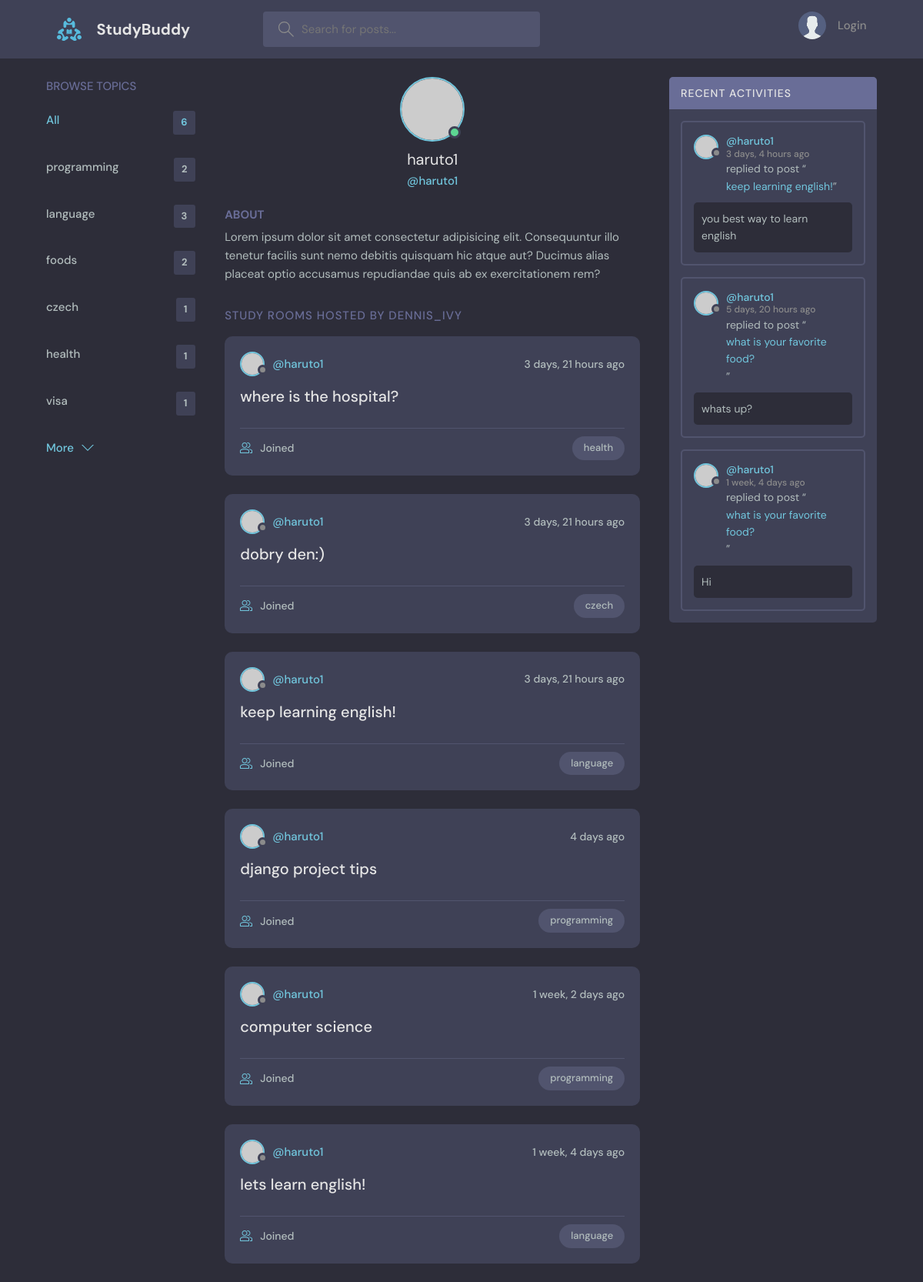
The page /profile/2 on the database its author committed.
### base/models.py (models this page shows, shortened)
class Topic(models.Model):
    name = models.CharField(max_length=100)

class Room(models.Model):
    host = models.ForeignKey(User, on_delete=models.SET_NULL, null=True)
    topic = models.ForeignKey(Topic, on_delete=models.SET_NULL, null=True)
    name = models.CharField(max_length=100)
    description = models.TextField(null=True, blank=True)
    participants = models.ManyToManyField(User, related_name='participants', blank=True)
    updated = models.DateTimeField(auto_now=True)
    created = models.DateTimeField(auto_now_add=True)
    class Meta:
        ordering = ['-updated', '-created'] # descending order
    def __str__(self):
        return self.name

class Message(models.Model):
    user = models.ForeignKey(User, on_delete=models.CASCADE)  # one-to-many relationship
    room = models.ForeignKey(Room, on_delete=models.CASCADE)  # one-to-many relationship
    body = models.TextField()
    updated = models.DateTimeField(auto_now=True)
    created = models.DateTimeField(auto_now_add=True)
    class Meta:
        ordering = ['-updated', '-created'] # descending order

### base/views.py (the view)
# urls.py: path('profile/<str:pk>', views.user_profile, name='user-profile'),
def user_profile(request, pk):
    user = User.objects.get(id=pk)
    rooms = user.room_set.all()
    room_messages = user.message_set.all()
    topics = Topic.objects.all()
    context = {'user': user, 'rooms': rooms, 'room_messages': room_messages, 'topics': topics}
    return render(request, 'base/profile.html', context)

### base/templates/base/profile.html (shortened to what this page needs)
{% extends 'main.html' %}
{% block content %}
  <main class="profile-page layout layout--3">
    <div class="container">
      {% include 'base/topics_component.html' %}
      <div class="roomList">
        <div class="profile">
          <div class="profile__avatar">
            <div class="avatar avatar--large active">
              <img src="https://randomuser.me/api/portraits/men/11.jpg" />
            </div>
          </div>
          <div class="profile__info">
            <h3>{{user.username}}</h3>
            <p>@{{user.username}}</p>
          </div>
          <div class="profile__about">
            <h3>About</h3>
            <p>
              Lorem ipsum dolor sit amet consectetur adipisicing elit. Consequuntur illo tenetur
              facilis sunt nemo debitis quisquam hic atque aut? Ducimus alias placeat optio
              accusamus repudiandae quis ab ex exercitationem rem?
            </p>
          </div>
        </div>
        <div class="roomList__header">
          <div>
            <h2>Study Rooms Hosted by dennis_ivy</a>
            </h2>
          </div>
        </div>
        {% include 'base/feed_component.html' %}
      </div>
      {% include 'base/activity_component.html' %}
    </div>
  </main>
{% endblock content %}

### base/templates/base/topics_component.html
<div class="topics">
    <div class="topics__header">
      <h2>Browse Topics</h2>
    </div>
    <ul class="topics__list">
      <li>
        <a href="{% url 'home' %}" class="active">All <span>{{topics.count}}</span></a>
      </li>
      {% for topic in topics %}
      <li>
        <a href="{% url 'home' %}?q={{topic.name}}">{{topic.name}}<span>{{topic.room_set.all.count}}</span></a>
      </li>
      {% endfor %}
    </ul>
    <a class="btn btn--link" href="topics.html">
      More
      <svg version="1.1" xmlns="http://www.w3.org/2000/svg" width="32" height="32" viewBox="0 0 32 32">
        <title>chevron-down</title>
        <path d="M16 21l-13-13h-3l16 16 16-16h-3l-13 13z"></path>
      </svg>
    </a>
  </div>

### base/templates/base/feed_component.html (shortened to what this page needs)
{% for room in rooms %}
<div class="roomListRoom">
    <div class="roomListRoom__header">
      <a href="{% url 'user-profile' room.host.id %}" class="roomListRoom__author">
        <div class="avatar avatar--small">
          <img src="https://randomuser.me/api/portraits/women/11.jpg" />
        </div>
        <span>@{{room.host.username}}</span>
      </a>
      <div class="roomListRoom__actions">
        <span>{{room.created|timesince}} ago</span>
      </div>
    </div>
    <div class="roomListRoom__content">
      <a href="{% url 'room' room.id %}">{{room.name}}</a>
    </div>
    <div class="roomListRoom__meta">
      <a href="{% url 'room' room.id %}" class="roomListRoom__joined">
        {{room.participants.count.all.count}} Joined
      </a>
      <p class="roomListRoom__topic">{{room.topic.name}}</p>
    </div>
  </div>
  {% endfor %}

### base/templates/base/activity_component.html (shortened to what this page needs)
<div class="activities">
    <div class="activities__header">
      <h2>Recent Activities</h2>
    </div>
    {% for message in room_messages %}
    <div class="activities__box">
      <div class="activities__boxHeader roomListRoom__header">
        <a href="{% url 'user-profile' message.user.id %}" class="roomListRoom__author">
          <div class="avatar avatar--small">
            <img src="https://randomuser.me/api/portraits/women/11.jpg" />
          </div>
          <p>
            @{{message.user}}
            <span>{{message.created | timesince}} ago</span>
          </p>
        </a>
      </div>
      <div class="activities__boxContent">
        <p>replied to post “<a href="{% url 'room' message.room.id %}">{{message.room}}</a>”</p>
        <div class="activities__boxRoomContent">
            {{message.body}}
        </div>
      </div>
    </div>
    {% endfor %}
  </div>

### rows shown on the page
Topic: name "programming", room_set.all.count "2"
Topic: name "language", room_set.all.count "3"
Topic: name "foods", room_set.all.count "2"
Topic: name "czech", room_set.all.count "1"
Topic: name "health", room_set.all.count "1"
Topic: name "visa", room_set.all.count "1"
Room: host.username "haruto1", created "3 days, 21 hours", name "where is the hospital?", topic.name "health"
Room: host.username "haruto1", created "3 days, 21 hours", name "dobry den:)", topic.name "czech"
Room: host.username "haruto1", created "3 days, 21 hours", name "keep learning english!", topic.name "language"
Room: host.username "haruto1", created "4 days", name "django project tips", topic.name "programming"
Room: host.username "haruto1", created "1 week, 2 days", name "computer science", topic.name "programming"
Room: host.username "haruto1", created "1 week, 4 days", name "lets learn english!", topic.name "language"
Message: user "haruto1", created "3 days, 4 hours", room "keep learning english!", body "you best way to learn english"
Message: user "haruto1", created "5 days, 20 hours", room "what is your favorite food?", body "whats up?"
Message: user "haruto1", created "1 week, 4 days", room "what is your favorite food?", body "Hi"

### other values the page prints
{{ topics.count }} "6"
{{ user.username }} "haruto1"
